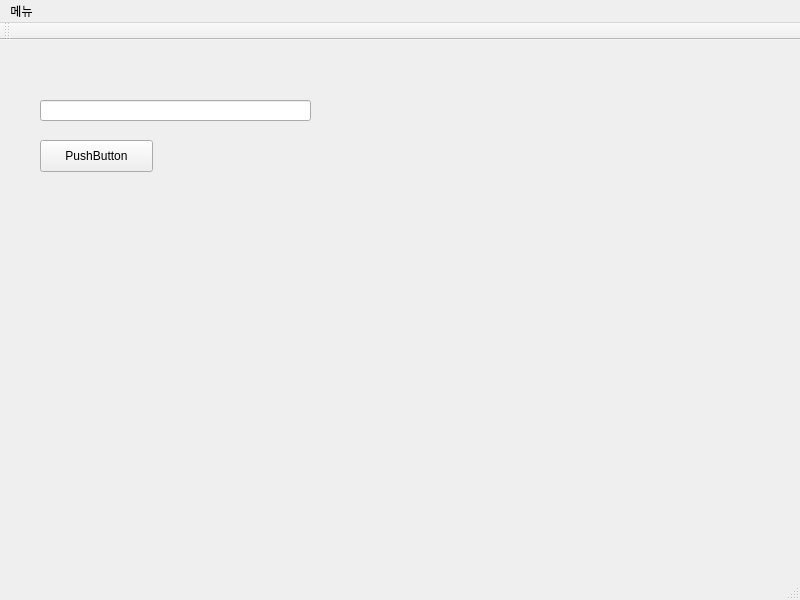
<?xml version="1.0" encoding="UTF-8"?>
<ui version="4.0">
 <class>MainWindow</class>
 <widget class="QMainWindow" name="MainWindow">
  <property name="geometry">
   <rect>
    <x>0</x>
    <y>0</y>
    <width>800</width>
    <height>600</height>
   </rect>
  </property>
  <property name="windowTitle">
   <string>MainWindow</string>
  </property>
  <widget class="QWidget" name="centralwidget">
   <widget class="QLineEdit" name="lineEditMain">
    <property name="geometry">
     <rect>
      <x>40</x>
      <y>60</y>
      <width>271</width>
      <height>21</height>
     </rect>
    </property>
   </widget>
   <widget class="QPushButton" name="pushButton">
    <property name="geometry">
     <rect>
      <x>40</x>
      <y>100</y>
      <width>113</width>
      <height>32</height>
     </rect>
    </property>
    <property name="text">
     <string>PushButton</string>
    </property>
   </widget>
  </widget>
  <widget class="QMenuBar" name="menubar">
   <property name="geometry">
    <rect>
     <x>0</x>
     <y>0</y>
     <width>800</width>
     <height>22</height>
    </rect>
   </property>
   <widget class="QMenu" name="menuMenu">
    <property name="title">
     <string>메뉴</string>
    </property>
    <widget class="QMenu" name="menuTest3">
     <property name="title">
      <string>Test3</string>
     </property>
     <addaction name="actionTest4"/>
     <addaction name="actiontest5"/>
    </widget>
    <addaction name="actionTest1"/>
    <addaction name="actionTest2"/>
    <addaction name="separator"/>
    <addaction name="menuTest3"/>
    <addaction name="separator"/>
   </widget>
   <addaction name="menuMenu"/>
  </widget>
  <widget class="QStatusBar" name="statusbar"/>
  <widget class="QToolBar" name="toolBar">
   <property name="windowTitle">
    <string>toolBar</string>
   </property>
   <attribute name="toolBarArea">
    <enum>TopToolBarArea</enum>
   </attribute>
   <attribute name="toolBarBreak">
    <bool>false</bool>
   </attribute>
  </widget>
  <action name="actiontest1">
   <property name="text">
    <string>테스트1</string>
   </property>
  </action>
  <action name="actiontest2">
   <property name="text">
    <string>test2</string>
   </property>
  </action>
  <action name="actionTest1">
   <property name="enabled">
    <bool>true</bool>
   </property>
   <property name="icon">
    <iconset>
     <normaloff>../../Downloads/iconfinder_facebook__social__media_icon_2986194.ico</normaloff>../../Downloads/iconfinder_facebook__social__media_icon_2986194.ico</iconset>
   </property>
   <property name="text">
    <string>Test1</string>
   </property>
   <property name="shortcut">
    <string>Ctrl+Shift+G</string>
   </property>
  </action>
  <action name="actionTest2">
   <property name="icon">
    <iconset>
     <normaloff>../../Downloads/iconfinder_SocialMedia_Messenger-Outline_2959746.ico</normaloff>../../Downloads/iconfinder_SocialMedia_Messenger-Outline_2959746.ico</iconset>
   </property>
   <property name="text">
    <string>Test2</string>
   </property>
  </action>
  <action name="actionTest4">
   <property name="text">
    <string>Test4</string>
   </property>
  </action>
  <action name="actiontest5">
   <property name="text">
    <string>test5</string>
   </property>
  </action>
  <action name="actionmeni2_1">
   <property name="text">
    <string>meni2-1</string>
   </property>
  </action>
  <action name="actiontet2">
   <property name="text">
    <string>tet2</string>
   </property>
  </action>
 </widget>
 <resources/>
 <connections/>
</ui>
